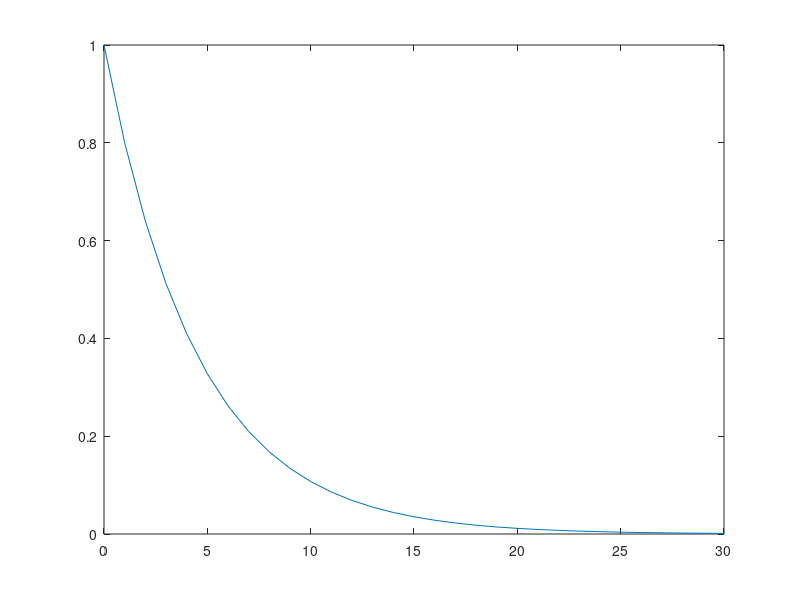

The MATLAB source for this figure:
T = 5;
a = -1/T;
Ts = 1
T_start = 0;
T_stop = 30;
x(1) = 1;

for k = 1:(T_stop/Ts)
    x(k+1) = (1+a*Ts)*x(k);
end
t = T_start:Ts:T_stop
plot(t, x)